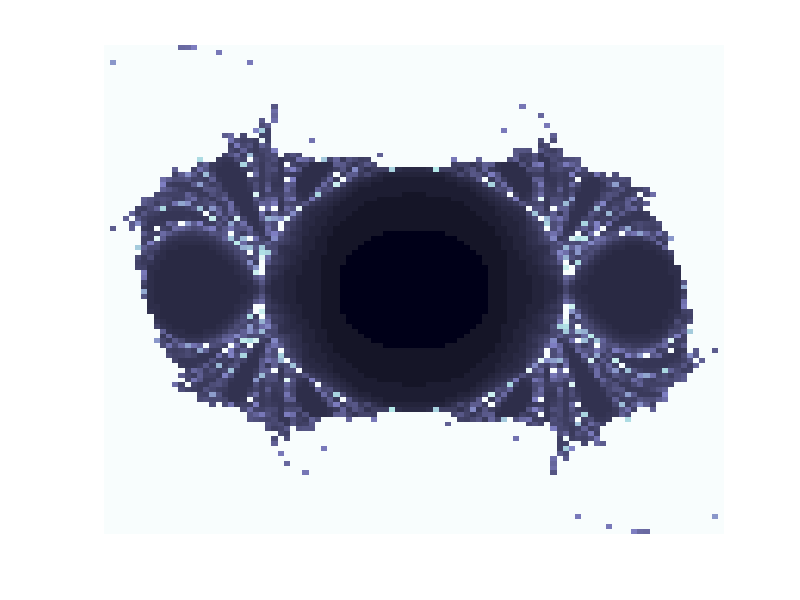

The MATLAB script that drew this image:
%Inside out dragon
%Formula take from Paul Bourke website
% zn+1 = zn2 + f(|zn|) + i g(|zn|)
% f(r) = r (1 + 2 r + r2) (r2 - 1) / (1 + r3)2
% g(r) = r (1 - 2 r + r2) (r2 - 1) / (1 + r3)2
x  =  linspace(-2,2,100);
y  =  linspace(-2,2,100);
len_x =  length(x);
len_y =  length(y);
iter =  100;  %number of iterations
xnew =  0;
ynew =  0;
a =  0;
b =  0;
xn =  0;
yn =  0;
rough =  0;
c =  zeros(len_y,len_x);
zval =  zeros(len_y,len_x);
h_msg =  msgbox(' Please Wait ',' ');

for n=1:len_y
    
    c(n,:)=y(n)+i*x(:);
    
end

tic
for m=1:len_x*len_y
    
    z = 1/c(m);
    xn = 0;
    yn = 0;
    k = 0;
    r=abs(z);
    while (k<=iter)&&(r<2)
        r=abs(z);
        f=r*(1 + 2* r + r^2)*(r^2-1)/(1 + r^3)^2;
        g=r*(1 - 2* r + r^2)*(r^2 - 1)/(1 + r^3)^2;
        z= z^2 + f+ i*g;
        k = k+1;
    end
    zval(m) = k;
end
toc
close(h_msg);
%you can also try any one of these colormaps
%cmap = flipud(colormap(cool(iter)));
%cmap = flipud(colormap(copper(iter)));
%cmap = flipud(colormap(hot(iter)));
cmap = fliplr(colormap(pink(iter+4)));
%cmap = flipud(colormap(summer(iter)));
%cmap = flipud(colormap(winter(iter)));
%cmap = flipud(colormap(spring(iter)));
%cmap = flipud(colormap(bone(iter)));
colormap(cmap);
image(zval)
axis tight off

%clear x y c
%imwrite(zval,cmap ,'mandel123.png','png') ;
